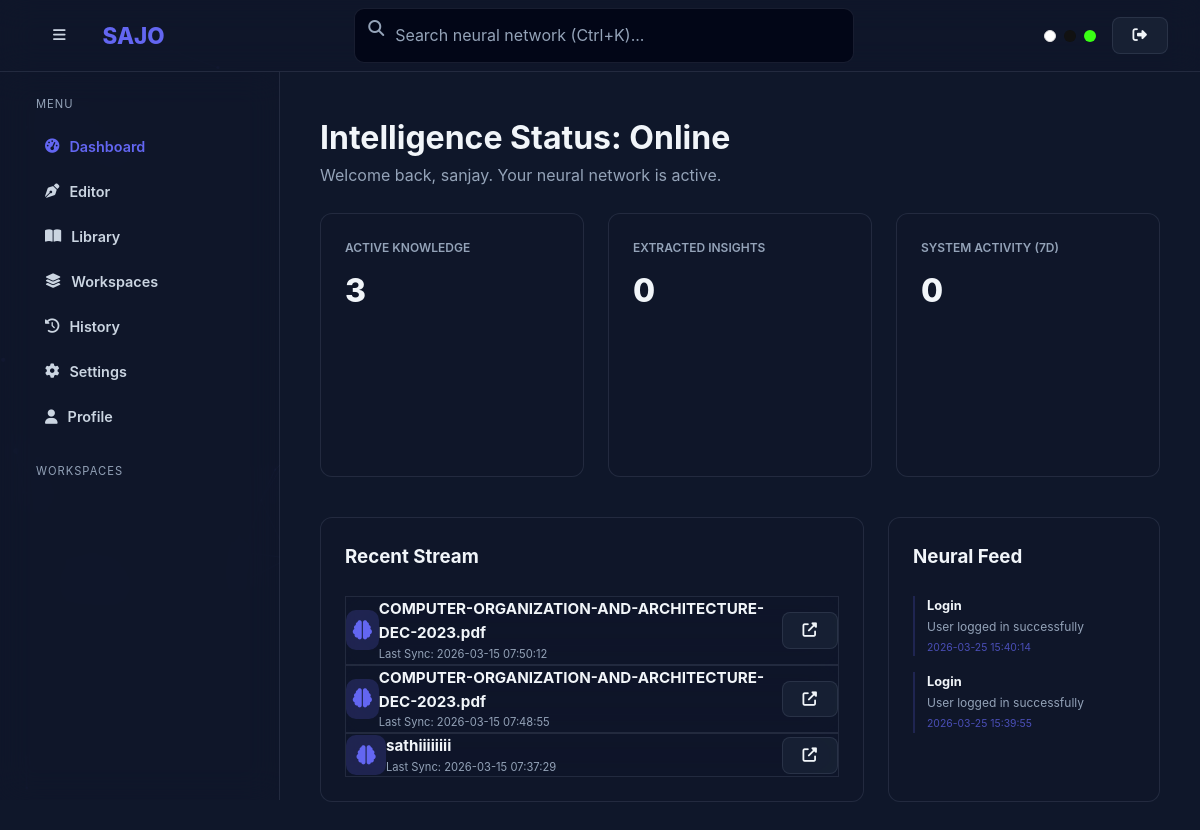
The app's page /dashboard (signed in) with its own data.
### tables this page shows
CREATE TABLE users (
            id INTEGER PRIMARY KEY AUTOINCREMENT,
            username TEXT NOT NULL,
            email TEXT UNIQUE NOT NULL,
            password TEXT NOT NULL,
            created_at TIMESTAMP DEFAULT CURRENT_TIMESTAMP
        , bio TEXT);

CREATE TABLE documents (
            id INTEGER PRIMARY KEY AUTOINCREMENT,
            user_id INTEGER NOT NULL,
            workspace_id INTEGER,
            title TEXT NOT NULL,
            content TEXT NOT NULL,
            file_type TEXT DEFAULT 'text',
            tags TEXT DEFAULT '',
            created_at TIMESTAMP DEFAULT CURRENT_TIMESTAMP,
            updated_at TIMESTAMP DEFAULT CURRENT_TIMESTAMP, is_deleted INTEGER DEFAULT 0, summary TEXT, bullets TEXT,
            FOREIGN KEY (user_id) REFERENCES users(id) ON DELETE CASCADE,
            FOREIGN KEY (workspace_id) REFERENCES workspaces(id) ON DELETE SET NULL
        );

CREATE TABLE ActivityLogs (
        id INTEGER PRIMARY KEY AUTOINCREMENT,
        user_id INTEGER,
        action TEXT,
        details TEXT,
        created_at TIMESTAMP DEFAULT CURRENT_TIMESTAMP,
        FOREIGN KEY (user_id) REFERENCES Users (id)
    );

### app.py (the view)
@app.route('/dashboard')
@login_required
def dashboard_page():
    uid = session['user_id']
    conn = get_db()
    user = conn.execute('SELECT * FROM Users WHERE id = ?', (uid,)).fetchone()
    docs = conn.execute('SELECT * FROM Documents WHERE user_id = ? AND is_deleted = 0 ORDER BY updated_at DESC LIMIT 6', (uid,)).fetchall()
    stats = {
        'total_docs': conn.execute('SELECT COUNT(*) FROM Documents WHERE user_id = ? AND is_deleted = 0', (uid,)).fetchone()[0],
        'total_insights': conn.execute('SELECT COUNT(*) FROM KnowledgeGraph g JOIN Documents d ON g.source_doc_id = d.id WHERE d.user_id = ?', (uid,)).fetchone()[0],
        'recent_activity': conn.execute('SELECT COUNT(*) FROM ActivityLogs WHERE user_id = ? AND created_at > date("now", "-7 days")', (uid,)).fetchone()[0]
    }
    activities = conn.execute('SELECT * FROM ActivityLogs WHERE user_id = ? ORDER BY created_at DESC LIMIT 10', (uid,)).fetchall()
    workspaces = conn.execute('SELECT w.* FROM Workspaces w JOIN WorkspaceMembers m ON w.id = m.workspace_id WHERE m.user_id = ?', (uid,)).fetchall()
    conn.close()
    return render_template('dashboard.html', user=user, recent_documents=docs, stats=stats, activities=activities, workspaces=workspaces)

### app.py (called while the page is built)
def get_db():
    conn = sqlite3.connect(DB_PATH, timeout=20)
    conn.row_factory = sqlite3.Row
    conn.execute('PRAGMA journal_mode=WAL;')
    return conn

def login_required(f):
    @wraps(f)
    def decorated_function(*args, **kwargs):
        if 'user_id' not in session: return redirect(url_for('login_page'))
        return f(*args, **kwargs)
    return decorated_function

### templates/dashboard.html (shortened to what this page needs)
<!DOCTYPE html>
<html lang="en" data-theme="dark">
<head>
    <link rel="stylesheet" href="/static/style.css">
    <link rel="stylesheet" href="https://cdnjs.cloudflare.com/ajax/libs/font-awesome/6.5.1/css/all.min.css">
</head>
<body>
    <nav class="navbar glass">
        <div class="flex items-center gap-16">
            <button id="sidebar-toggle" class="btn btn-ghost"><i class="fas fa-bars"></i></button>
            <div style="font-weight: 800; font-size: 1.4rem; color: var(--accent);">SAJO</div>
        </div>
        <div style="flex: 1; max-width: 500px; margin: 0 40px; position: relative;" onclick="document.getElementById('command-palette').style.display='block'; document.getElementById('palette-search').focus();">
            <i class="fas fa-search" style="position: absolute; left: 14px; top: 12px; color: var(--text-muted);"></i>
            <div class="form-input" style="padding-left: 40px; color: var(--text-muted); cursor: pointer;">Search neural network (Ctrl+K)...</div>
        </div>
        <div class="flex items-center gap-16">
            <div id="theme-switcher" class="flex gap-8">
                <div onclick="setTheme('light')" style="background:#fff; width:12px; height:12px; border-radius:50%; cursor:pointer; border:1px solid #ddd;"></div>
                <div onclick="setTheme('dark')" style="background:#111; width:12px; height:12px; border-radius:50%; cursor:pointer;"></div>
                <div onclick="setTheme('neon')" style="background:#39ff14; width:12px; height:12px; border-radius:50%; cursor:pointer;"></div>
            </div>
            <a href="/logout" class="btn btn-secondary btn-sm"><i class="fas fa-sign-out-alt"></i></a>
        </div>
    </nav>
    <div class="app-layout">
        <aside class="sidebar glass" id="sidebar">
            <div class="mb-24">
                <div style="font-size: 0.7rem; text-transform: uppercase; letter-spacing: 1px; color: var(--text-muted); padding: 0 12px 10px;">Menu</div>
                <a href="/dashboard" class="btn btn-ghost w-full" style="justify-content: flex-start; color: var(--accent);"><i class="fas fa-tachometer-alt"></i> Dashboard</a>
                <a href="/editor" class="btn btn-ghost w-full" style="justify-content: flex-start;"><i class="fas fa-pen-nib"></i> Editor</a>
                <a href="/library" class="btn btn-ghost w-full" style="justify-content: flex-start;"><i class="fas fa-book-open"></i> Library</a>
                <a href="/workspaces" class="btn btn-ghost w-full" style="justify-content: flex-start;"><i class="fas fa-layer-group"></i> Workspaces</a>
                <a href="/history" class="btn btn-ghost w-full" style="justify-content: flex-start;"><i class="fas fa-history"></i> History</a>
                <a href="/settings" class="btn btn-ghost w-full" style="justify-content: flex-start;"><i class="fas fa-cog"></i> Settings</a>
                <a href="/profile" class="btn btn-ghost w-full" style="justify-content: flex-start;"><i class="fas fa-user"></i> Profile</a>
            </div>
            <div>
                <div style="font-size: 0.7rem; text-transform: uppercase; letter-spacing: 1px; color: var(--text-muted); padding: 0 12px 10px;">Workspaces</div>
            </div>
        </aside>
        <main class="main-content" id="main-content">
            <header class="mb-24 fade-in-up">
                <h1>Intelligence Status: Online</h1>
                <p style="color: var(--text-muted);">Welcome back, {{ user.username }}. Your neural network is active.</p>
            </header>
            <div class="stats-grid fade-in-up">
                <div class="card glass">
                    <div style="color: var(--text-muted); font-size: 0.75rem; font-weight: 600;">ACTIVE KNOWLEDGE</div>
                    <div style="font-size: 2rem; font-weight: 800; margin: 8px 0;">{{ stats.total_docs }}</div>
                    <div class="chart-container"><canvas id="doc-chart"></canvas></div>
                </div>
                <div class="card glass">
                    <div style="color: var(--text-muted); font-size: 0.75rem; font-weight: 600;">EXTRACTED INSIGHTS</div>
                    <div style="font-size: 2rem; font-weight: 800; margin: 8px 0;">{{ stats.total_insights }}</div>
                    <div class="chart-container"><canvas id="sum-chart"></canvas></div>
                </div>
                <div class="card glass">
                    <div style="color: var(--text-muted); font-size: 0.75rem; font-weight: 600;">SYSTEM ACTIVITY (7D)</div>
                    <div style="font-size: 2rem; font-weight: 800; margin: 8px 0;">{{ stats.recent_activity }}</div>
                    <div class="chart-container"><canvas id="active-chart"></canvas></div>
                </div>
            </div>
            <div style="display: grid; grid-template-columns: 2fr 1fr; gap: 24px;" class="fade-in-up">
                <div class="card glass">
                    <h3 class="mb-24">Recent Stream</h3>
                    {% for doc in recent_documents %}
                    <div class="flex items-center justify-between mb-12 p-12 glass border-radius-10" style="border: 1px solid var(--border);">
                        <div class="flex items-center gap-12">
                            <div style="width:40px; height:40px; border-radius:10px; background:var(--accent-glow); display:flex; align-items:center; justify-content:center; color:var(--accent); font-size:1.2rem;"><i class="fas fa-brain"></i></div>
                            <div>
                                <div style="font-weight: 700; font-size: 0.95rem;">{{ doc.title }}</div>
                                <div style="font-size: 0.7rem; color: var(--text-muted);">Last Sync: {{ doc.updated_at }}</div>
                            </div>
                        </div>
                        <a href="/editor?id={{ doc.id }}" class="btn btn-secondary btn-sm"><i class="fas fa-external-link-alt"></i></a>
                    </div>
                    {% endfor %}
                </div>
                <div class="card glass">
                    <h3 class="mb-24">Neural Feed</h3>
                    {% for log in activities %}
                    <div style="font-size: 0.8rem; margin-bottom: 16px; padding-left: 12px; border-left: 2px solid var(--accent-glow);">
                        <div style="font-weight: 700;">{{ log.action }}</div>
                        <div style="color: var(--text-muted); font-size: 0.75rem;">{{ log.details }}</div>
                        <div style="font-size: 0.65rem; color: var(--accent); margin-top: 4px; opacity: 0.7;">{{ log.created_at }}</div>
                    </div>
                    {% endfor %}
                </div>
            </div>
        </main>
    </div>
</body>
</html>

### static/style.css (style rules this page uses)
:root { --accent: #6366f1; --accent-glow: rgba(99, 102, 241, 0.2); --bg: #0f172a; --bg-alt: #020617; --surface: rgba(30, 41, 59, 0.6); --border: rgba(148, 163, 184, 0.15); --text: #f1f5f9; --text-secondary: #cbd5e1; --text-muted: #94a3b8; --pink: #ec4899; --emerald: #10b981; --amber: #f59e0b; --cyan: #06b6d4; --violet: #8b5cf6; --glass: rgba(15, 23, 42, 0.6); --error: #ef4444; --success: #10b981; --warning: #f59e0b; --transition: all 0.3s cubic-bezier(0.4, 0, 0.2, 1); --radius: 12px; }
* { margin: 0; padding: 0; box-sizing: border-box; font-family: 'Inter', -apple-system, sans-serif; }
body { background: var(--bg); color: var(--text); overflow-x: hidden; line-height: 1.6; }
a { text-decoration: none; color: inherit; }
.app-layout { display: flex; min-height: 100vh; }
.navbar { height: 72px; display: flex; align-items: center; justify-content: space-between; padding: 0 32px; position: sticky; top: 0; z-index: 100; backdrop-filter: blur(20px); border-bottom: 1px solid var(--border); background: var(--glass); }
.sidebar { width: 280px; height: calc(100vh - 72px); position: sticky; top: 72px; background: var(--bg-alt); border-right: 1px solid var(--border); padding: 24px; overflow-y: auto; }
.main-content { flex: 1; padding: 40px; background: var(--bg); }
.card { background: var(--surface); border: 1px solid var(--border); border-radius: var(--radius); padding: 24px; transition: var(--transition); }
.glass { backdrop-filter: blur(16px); background: var(--glass); }
.btn { display: inline-flex; align-items: center; gap: 10px; padding: 10px 20px; border-radius: 8px; font-weight: 600; cursor: pointer; transition: var(--transition); border: 1px solid transparent; font-size: 0.9rem; }
.btn-secondary { background: var(--surface); color: var(--text); border-color: var(--border); }
.btn-ghost { background: transparent; color: var(--text-secondary); }
.form-input { width: 100%; padding: 14px 18px; border-radius: 10px; background: var(--bg-alt); border: 1px solid var(--border); color: var(--text); outline: none; transition: var(--transition); }
.stats-grid { display: grid; grid-template-columns: repeat(auto-fit, minmax(240px, 1fr)); gap: 24px; margin-bottom: 40px; }
.chart-container { height: 120px; margin-top: 16px; position: relative; }
.fade-in-up { animation: fadeInUp 0.6s cubic-bezier(0.22, 1, 0.36, 1) forwards; }
.flex { display: flex; }
.items-center { align-items: center; }
.justify-between { justify-content: space-between; }
.gap-8 { gap: 8px; }
.gap-16 { gap: 16px; }
.mb-24 { margin-bottom: 24px; }
.w-full { width: 100%; }

### records on screen
users: username "sanjay"
documents: title "COMPUTER-ORGANIZATION-AND-ARCHITECTURE-DEC-2023.pdf", updated_at "2026-03-15 07:50:12"
documents: title "COMPUTER-ORGANIZATION-AND-ARCHITECTURE-DEC-2023.pdf", updated_at "2026-03-15 07:48:55"
documents: title "sathiiiiiiii", updated_at "2026-03-15 07:37:29"
ActivityLogs: action "Login", details "User logged in successfully", created_at "2026-03-25 15:40:14"
ActivityLogs: action "Login", details "User logged in successfully", created_at "2026-03-25 15:39:55"

### other values on screen
{{ stats.total_docs }} "3"
{{ stats.total_insights }} "0"
{{ stats.recent_activity }} "0"
